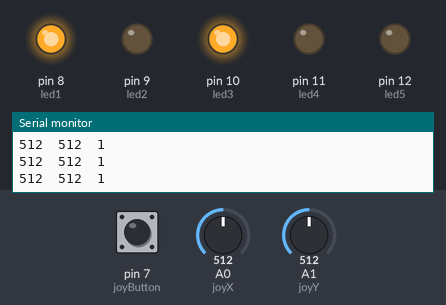
This sketch was run on a simulated Arduino Uno, built with avr-gcc and run on an emulated ATmega328P. Parts: output pins drawn as LEDs (lit = HIGH), the last lines printed to the serial monitor. Inputs (shaded band) come from the test bench; at power-on: A0 (joyX) = 512, A1 (joyY) = 512, pin 7 (joyButton) HIGH.

Above: at 1.2 s.
1.3 s: A0 (joyX) set to 491
At 1.8 s:
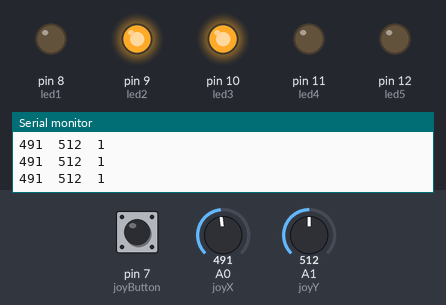
2.8 s: A1 (joyY) set to 491
At 3.3 s:
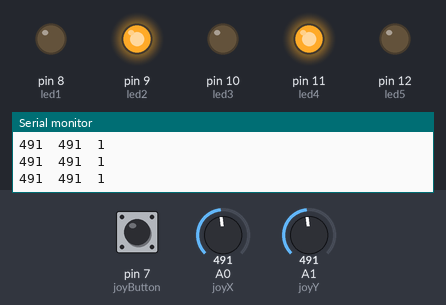
4.3 s: pin 7 (joyButton) pulled LOW for 0.15 s
At 4.42 s:
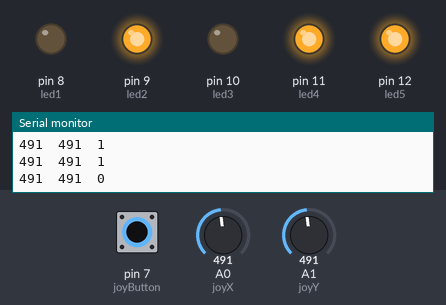
6.0 s: A0 (joyX) set to 511
At 6.5 s:
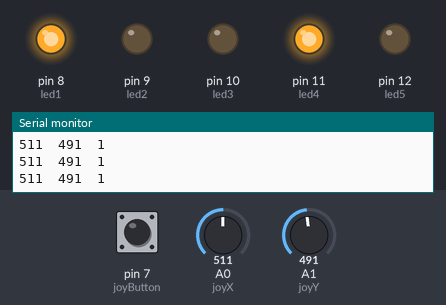
7.5 s: pin 7 (joyButton) pulled LOW for 1 s
At 8.0 s:
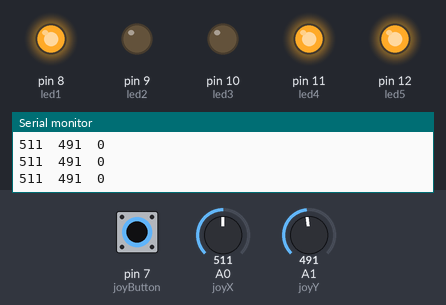
10.0 s: pin 7 (joyButton) pulled LOW for 3.2 s
At 13.7 s:
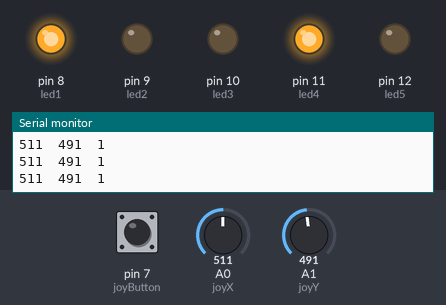
Timing chart, 0 to 15.2 s (numbered marks = the images above; inputs shaded):
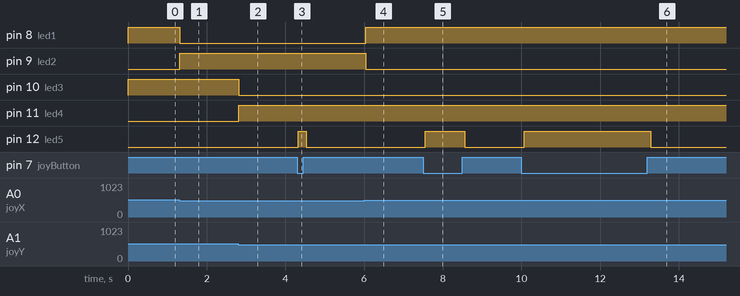

Measured:
- after the input at 1.3 s, pin 8 (led1): HIGH → LOW at once; pin 9 (led2): LOW → HIGH at once
- after the input at 2.8 s, pin 10 (led3): HIGH → LOW at once; pin 11 (led4): LOW → HIGH at once
- after the input at 4.3 s, pin 12 (led5): LOW → HIGH at once, → LOW 0.20 s later
- after the input at 6.0 s, pin 8 (led1): LOW → HIGH at once; pin 9 (led2): HIGH → LOW at once
- after the input at 7.5 s, pin 12 (led5): LOW → HIGH after 0.05 s, → LOW 1.0 s later
- after the input at 10.0 s, pin 12 (led5): LOW → HIGH after 0.07 s, → LOW 3.2 s later

The sketch:

joystick_led2.ino
```cpp
#define joyX A0
#define joyY A1
#define joyButton 7

int led1 = 8;
int led2 = 9;
int led3 = 10;
int led4 = 11;
int led5 = 12;

void setup() {
  Serial.begin(9600);

  pinMode(led1, OUTPUT);
  pinMode(led2, OUTPUT);
  pinMode(led3, OUTPUT);
  pinMode(led4, OUTPUT);
  pinMode(led5, OUTPUT);
  pinMode(joyButton, INPUT_PULLUP); // Assuming the button is active LOW
}

void loop() {
  int xValue = analogRead(joyX);
  int yValue = analogRead(joyY);
  int buttonState = digitalRead(joyButton); // Declare buttonState here

  // Print the values to the Serial Monitor
  Serial.print(xValue);
  Serial.print("\t");
  Serial.print(yValue);
  Serial.print("\t");
  Serial.println(buttonState);

  // Control LEDs based on joystick input
  if (xValue > 501) {
    digitalWrite(led1, HIGH);
  } else {
    digitalWrite(led1, LOW);
  }

  if (xValue < 501) {
    digitalWrite(led2, HIGH);
  } else {
    digitalWrite(led2, LOW);
  }

  if (yValue > 501) {
    digitalWrite(led3, HIGH);
  } else {
    digitalWrite(led3, LOW);
  }

  if (yValue < 501) {
    digitalWrite(led4, HIGH);
  } else {
    digitalWrite(led4, LOW);
  }

  // Turn on led5 when the joystick button is pressed
  if (buttonState == LOW) { // Assuming the button press pulls the pin LOW
    digitalWrite(led5, HIGH);
  } else {
    digitalWrite(led5, LOW);
  }

  delay(100); // Adding a small delay to make the Serial Monitor output more readable
}
```
